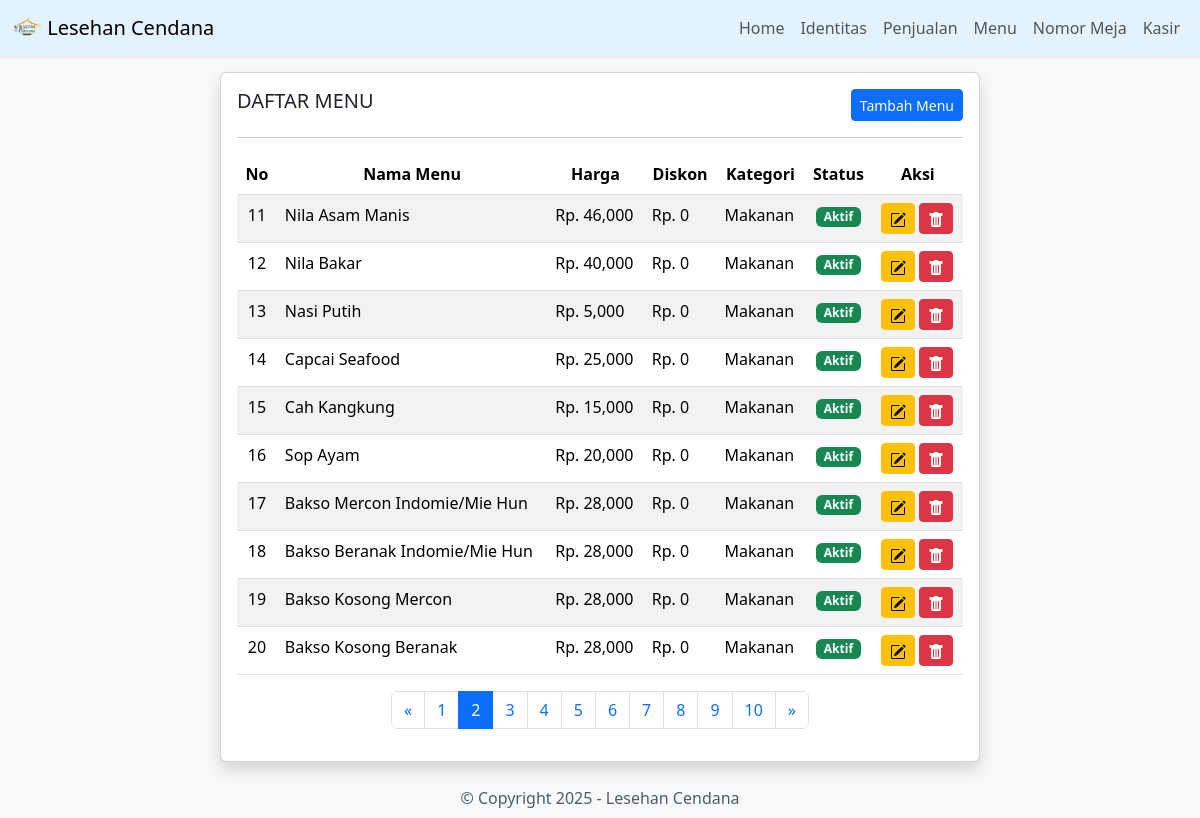
The app's page /main.php?module=menu&halaman=2 with its own data.
### tables this page shows
CREATE TABLE `identitas` (
  `id` int NOT NULL,
  `nama` varchar(255) NOT NULL,
  `alamat` text NOT NULL,
  `telepon` varchar(50) NOT NULL
);

CREATE TABLE `menu` (
  `id` int NOT NULL,
  `nama_menu` varchar(255) NOT NULL,
  `harga` int NOT NULL,
  `diskon` int NOT NULL,
  `status` enum('1','0') NOT NULL,
  `kategori` char(25) NOT NULL,
  `created_at` timestamp NULL DEFAULT NULL,
  `updated_at` timestamp NULL DEFAULT NULL
);

### modul/menu/index.php (the view, shortened to what this page needs)
<?php
$jumlah_data_per_halaman = 10;
$halaman = isset($_GET['halaman']) ? (int)$_GET['halaman'] : 1;
$offset = ($halaman - 1) * $jumlah_data_per_halaman;
$sql_total_data = "SELECT COUNT(*) AS total FROM menu";
$query_total_data = mysqli_query($koneksi, $sql_total_data);
$total_data = mysqli_fetch_assoc($query_total_data)['total'];
$total_halaman = ceil($total_data / $jumlah_data_per_halaman);
$sql_menu = "SELECT * FROM menu LIMIT $offset, $jumlah_data_per_halaman";
$query_menu = mysqli_query($koneksi, $sql_menu);
?>
<div class="container-fluid mt-3">
    <div class="row justify-content-center">
        <div class="col-lg-8 col-md-10 col-sm-12">
            <div class="card shadow">
                <div class="card-body">
                    <div class="d-flex justify-content-between flex-wrap">
                        <h5 class="card-title">DAFTAR MENU</h5>
                        <button type="button" class="btn btn-primary btn-sm" data-bs-toggle="modal" data-bs-target="#tambahMenu">
                            <i class="bi bi-bookmark-plus-fill"></i> Tambah Menu
                        </button>
                    </div>
                    <hr>
                    <div class="table-responsive">
                        <table class="table table-striped">
                            <thead class="text-center">
                                <tr>
                                    <th>No</th>
                                    <th>Nama Menu</th>
                                    <th>Harga</th>
                                    <th>Diskon</th>
                                    <th>Kategori</th>
                                    <th>Status</th>
                                    <th>Aksi</th>
                                </tr>
                            </thead>
                            <tbody>
                                <?php
                                $no = $offset + 1;
                                while ($data_menu = mysqli_fetch_array($query_menu)) {
                                ?>
                                    <tr>
                                        <td class="text-center"><?= $no++; ?></td>
                                        <td><?= $data_menu['nama_menu']; ?></td>
                                        <td>Rp. <?= number_format($data_menu['harga'], 0); ?></td>
                                        <td>Rp. <?= number_format($data_menu['diskon'], 0); ?></td>
                                        <td><?= $data_menu['kategori']; ?></td>
                                        <td class="text-center">
                                            <span class="badge bg-<?= $data_menu['status'] == 1 ? 'success' : 'danger'; ?>">
                                                <?= $data_menu['status'] == 1 ? 'Aktif' : 'Tidak Aktif'; ?>
                                            </span>
                                        </td>
                                        <td>
                                            <button type="button" class="btn btn-warning btn-sm" data-bs-toggle="modal" data-bs-target="#editMenu<?= $data_menu['id']; ?>">
                                            </button>
                                            <?php
                                            $cek_menu = $koneksi->query("SELECT * FROM detail_penjualan WHERE id_menu = '$data_menu[id]'")->num_rows;
                                            if ($cek_menu == 0) {
                                            ?>
                                                <button type="button" class="btn btn-danger btn-sm" data-bs-toggle="modal" data-bs-target="#hapusMenu<?= $data_menu['id']; ?>">
                                                </button>
                                            <?php
                                            }
                                            ?>
                                        </td>
                                    </tr>
                                <?php } ?>
                            </tbody>
                        </table>
                    </div>
                    <nav>
                        <ul class="pagination justify-content-center flex-wrap">
                            <?php if ($halaman > 1) : ?>
                                <li class="page-item">
                                    <a class="page-link" href="?module=menu&halaman=<?= $halaman - 1; ?>">&laquo;</a>
                                </li>
                            <?php endif; ?>
                            <?php for ($i = 1; $i <= $total_halaman; $i++) : ?>
                                <li class="page-item <?= ($i == $halaman) ? 'active' : ''; ?>">
                                    <a class="page-link" href="?module=menu&halaman=<?= $i; ?>"><?= $i; ?></a>
                                </li>
                            <?php endfor; ?>
                            <?php if ($halaman < $total_halaman) : ?>
                                <li class="page-item">
                                    <a class="page-link" href="?module=menu&halaman=<?= $halaman + 1; ?>">&raquo;</a>
                                </li>
                            <?php endif; ?>
                        </ul>
                    </nav>
                </div>
            </div>
        </div>
    </div>
</div>

### main.php (shortened to what this page needs)
<?php
include('koneksi.php');
$sql_identitas = "SELECT * FROM identitas";
$query_identitas = mysqli_query($koneksi, $sql_identitas);
$data_identitas = mysqli_fetch_array($query_identitas);
?>
<!DOCTYPE html>
<html lang="en">
<head>
    <link rel="stylesheet" href="bootstrap-5.3.3-dist/css/bootstrap.min.css">
</head>
<body class="bg-light">
    <nav class="navbar navbar-expand-lg shadow-sm" style="background-color: #e3f2fd;">
        <div class="container-fluid">
            <a class="navbar-brand" href="main.php?module=home">
                <img src="icons/icon-192x192.png" alt="Logo" width="30" height="24"
                    class="d-inline-block align-text-top">
                <?php echo $data_identitas['nama']; ?>
            </a>
            <div class="collapse navbar-collapse" id="navbarNav">
                <ul class="navbar-nav ms-auto">
                    <li class="nav-item">
                        <a class="nav-link" aria-current="page" href="main.php?module=home">Home</a>
                    </li>
                    <li class="nav-item">
                        <a class="nav-link" href="main.php?module=identitas">
                            Identitas
                        </a>
                    </li>
                    <li class="nav-item">
                        <a class="nav-link" href="main.php?module=penjualan">Penjualan</a>
                    </li>
                    <li class="nav-item">
                        <a class="nav-link" href="main.php?module=menu">Menu</a>
                    </li>
                    <li class="nav-item">
                        <a class="nav-link" href="main.php?module=meja">Nomor Meja</a>
                    </li>
                    <li class="nav-item">
                        <a class="nav-link" href="main.php?module=kasir">Kasir</a>
                    </li>
                </ul>
            </div>
        </div>
    </nav>
    <div class="container-fluid">
        <?php
        require_once('media.php');
        ?>
    </div>
    <div class="container-fluid mt-3">
        <div class="row py-2">
            <div class="col-12 text-center">
                <span class="text-muted">&copy; Copyright <?php echo date('Y'); ?> - <?php echo $data_identitas['nama']; ?></span>
            </div>
        </div>
    </div>
</body>
</html>

### records on screen
identitas: nama "Lesehan Cendana"
menu: nama_menu "Nila Asam Manis", harga "46,000", diskon "0", kategori "Makanan", status "Aktif"
menu: nama_menu "Nila Bakar", harga "40,000", diskon "0", kategori "Makanan", status "Aktif"
menu: nama_menu "Nasi Putih", harga "5,000", diskon "0", kategori "Makanan", status "Aktif"
menu: nama_menu "Capcai Seafood", harga "25,000", diskon "0", kategori "Makanan", status "Aktif"
menu: nama_menu "Cah Kangkung", harga "15,000", diskon "0", kategori "Makanan", status "Aktif"
menu: nama_menu "Sop Ayam", harga "20,000", diskon "0", kategori "Makanan", status "Aktif"
menu: nama_menu "Bakso Mercon Indomie/Mie Hun", harga "28,000", diskon "0", kategori "Makanan", status "Aktif"
menu: nama_menu "Bakso Beranak Indomie/Mie Hun", harga "28,000", diskon "0", kategori "Makanan", status "Aktif"
menu: nama_menu "Bakso Kosong Mercon", harga "28,000", diskon "0", kategori "Makanan", status "Aktif"
menu: nama_menu "Bakso Kosong Beranak", harga "28,000", diskon "0", kategori "Makanan", status "Aktif"
